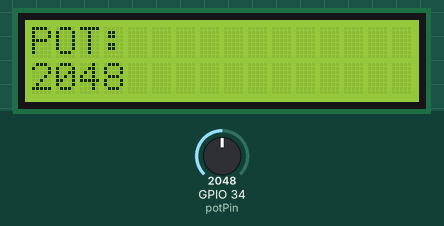
Simulated run of this sketch. Board: ESP32. On the bench: 16×2 character LCD. The inputs (shaded band) are chosen by the test bench; at power-on: GPIO 34 (potPin) = 2048. WiFi joins after 1.5 s; servers stay silent unless stated; uploads are accepted with an empty reply; what the sketch prints to the serial monitor is not drawn.

Above: at 2.7 s.
2.8 s: GPIO 34 (potPin) set to 2866
At 12.4 s:
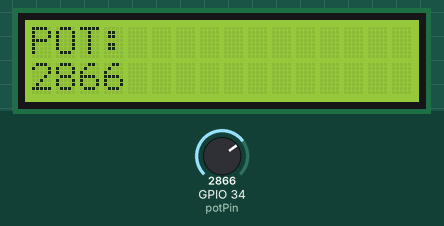
13.2 s: GPIO 34 (potPin) set to 3603
At 23.1 s:
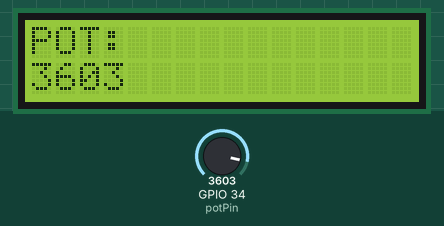
23.5 s: GPIO 34 (potPin) set to 4095
At 32.5 s:
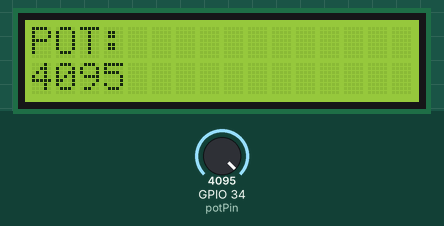
Timing chart, 0 to 34.0 s (numbered marks = the images above; inputs shaded):
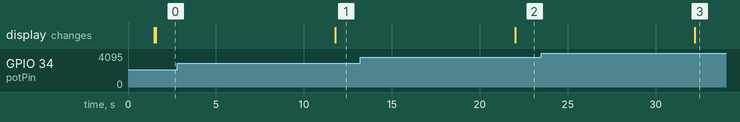

Measured:
- after the input at 2.8 s, the display: changes after 9.0 s (image 1)
- after the input at 13.2 s, the display: changes after 8.8 s (image 2)
- after the input at 23.5 s, the display: changes after 8.7 s (image 3)

The sketch:

sendToDb.ino
```cpp
#include <LiquidCrystal_I2C.h>
#include <WiFi.h>
#include <HTTPClient.h>

LiquidCrystal_I2C lcd(0x27, 16, 2); // I2C address 0x27, 16 column and 2 rows

const char WIFI_SSID[] = "SRZ";
const char WIFI_PASSWORD[] = "11121314";

const int potPin = 34;

String HOST_NAME = "http://192.168.0.100"; // change to your PC's IP address
String PATH_NAME   = "/esp32/index.php";

int potValue = 0;
int waterValue = 0;

void setup()
{
  Serial.begin(115200);

  WiFi.begin(WIFI_SSID, WIFI_PASSWORD);
  Serial.println("Connecting");

  while(WiFi.status() != WL_CONNECTED) {
    delay(500);
    Serial.print(".");
  }

  lcd.begin(); // initialize the lcd
  lcd.backlight();
}

void loop()
{
  potValue = analogRead(potPin);

  lcd.clear();                 // clear display
  lcd.setCursor(0, 0);         // move cursor to   (0, 0)

  String timestamp = String(millis());

  lcd.print("POT: ");        // print message at (0, 0)

  lcd.setCursor(0, 1);         // move cursor to   (2, 1)

  float barGraph = (potValue / 256);

  char toBePrinted[16] = "";

  for(int i =0; i < (int)barGraph; ++i){
    toBePrinted[i] = '#';
  }

  lcd.print(potValue);

  String buffer1 = String(potValue);

  String queryString = "?potentiometer=" + buffer1 + "&timestamp=" + timestamp + "&serial_number=123456789";

  HTTPClient http;

  http.begin(HOST_NAME + PATH_NAME + queryString); //HTTP

  int httpCode = http.GET();

    // httpCode will be negative on error
    if(httpCode > 0) {
      // file found at server
      if(httpCode == HTTP_CODE_OK) {
        String payload = http.getString();
        Serial.println(payload);
      } else {
        // HTTP header has been send and Server response header has been d
        Serial.printf("[HTTP] GET... code: %d\n", httpCode);
      }
    } else {
      Serial.printf("[HTTP] GET... failed, error: %s\n", http.errorToString(httpCode).c_str());
    }

    delay(10000);
}
```
